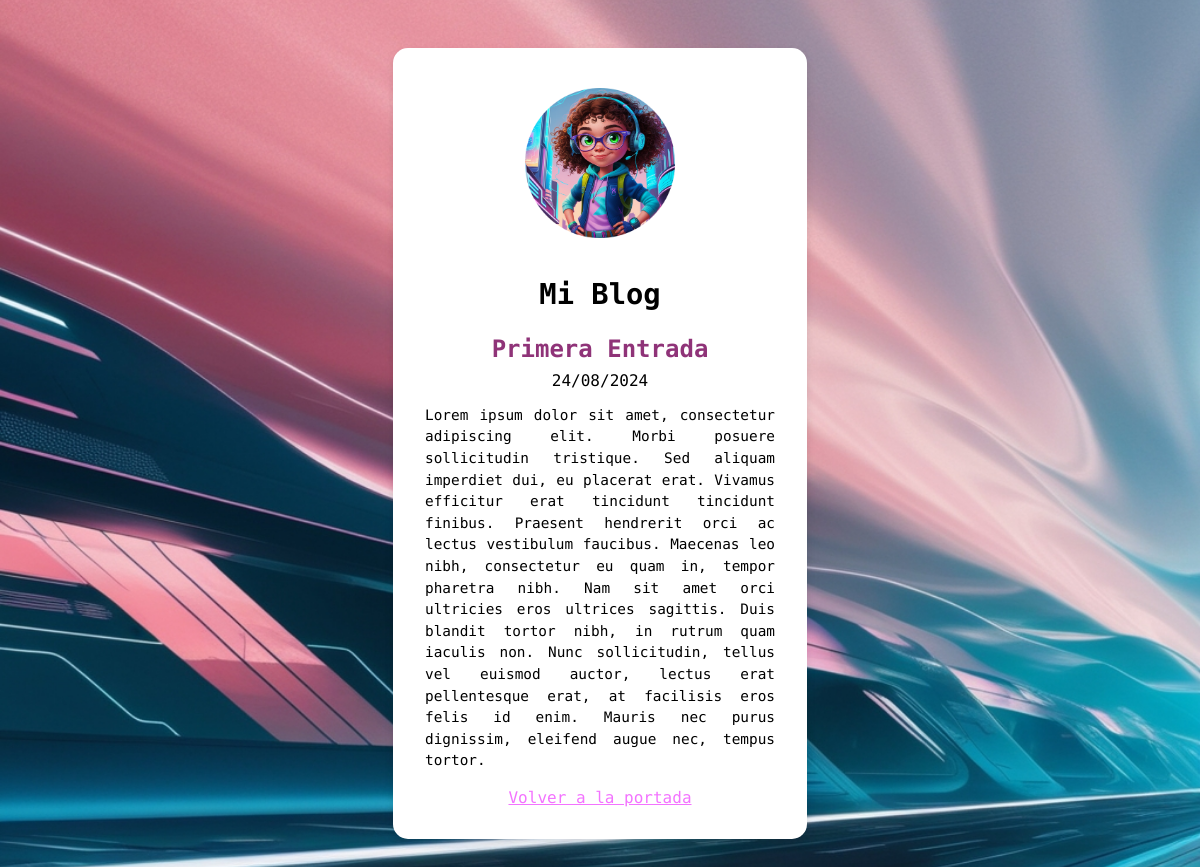
The page /blog/1 on the database its author committed.
### blog/models.py (models this page shows, shortened)
class Post(models.Model):
    title = models.CharField(max_length=200, verbose_name="Título")
    content = models.TextField(verbose_name="Contenido")
    created = models.DateTimeField(auto_now_add=True, verbose_name="Creado")
    modified= models.DateTimeField(auto_now=True, verbose_name="Modicado")
    class Meta:
        verbose_name= "entrada"
        verbose_name_plural="entradas"

### blog/views.py (the view)
# urls.py: path('blog/<id>', post, name="post")
def post(request, id):
    post = Post.objects.get(id=id)
    return render(request, "blog/post.html", {"post":post})

### blog/templates/blog/post.html (shortened to what this page needs)
{% extends "blog/base.html" %}
{% block content %}
        <div>
            <h3>{{post.title}}</h3>
            <span class="date">{{ post.created | date:"SHORT_DATE_FORMAT" }}</span>
            <p class="edicion">{{post.content}}</p>
            <a href= "{% url 'home' %}">Volver a la portada</a>
        </div>
{% endblock %}

### blog/static/blog/styles.css (style rules this page uses)
body { font-family: 'Fira Code', monospace; padding: 0; margin: 0; background: url('../blog/fondo.png') no-repeat center center fixed; background-size: cover; display: flex; justify-content: center; align-items: center; min-height: 50vh; }
h3 { font-size: 1.5rem; color: rgb(143, 51, 120); padding: 0.5rem 0; margin: 0; }
p { font-size: 0.9rem; text-align: justify; line-height: 1.5; margin-bottom: 1rem; }
a { font-size: 1rem; color: rgb(243, 115, 255); }

### rows shown on the page
Post: title "Primera Entrada", created "24/08/2024", content "Lorem ipsum dolor sit amet, consectetur adipiscing elit. Morbi posuere sollicitudin tristique. Sed aliquam imperdiet dui, eu placerat erat. Vivamus efficitur erat tincidunt tincidunt finibus. Praesent hendrerit orci ac lectus vestibulum faucibus. Maecenas leo nibh, consectetur eu quam in, tempor pharetra nibh. Nam sit amet orci ultricies eros ultrices sagittis. Duis blandit tortor nibh, in rutrum quam iaculis non. Nunc sollicitudin, tellus vel euismod auctor, lectus erat pellentesque erat, at facilisis eros felis id enim. Mauris nec purus dignissim, eleifend augue nec, tempus tortor."
